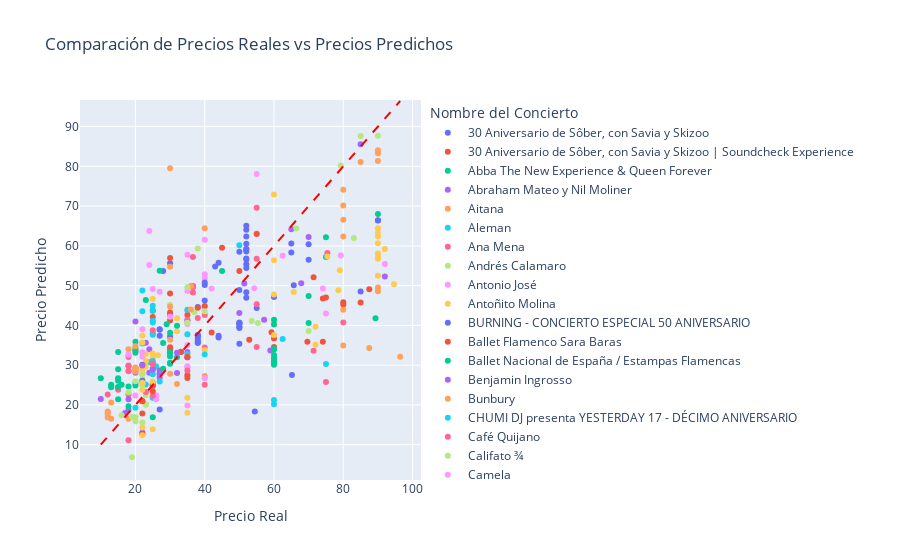

Notebook code cell kept with this figure:
### Markdown cell above
MODELO BASE CON ESTANDARIZACIÓN

### Code cell
# Medir el tiempo de ejecución de la validación cruzada
start_time = time.time()

# Ejecutar la validación cruzada
results = cross_validate(pipeline, X_train, y, cv=ps, scoring=scoring, return_train_score=True)

end_time = time.time()
execution_time = end_time - start_time
print("Tiempo de ejecución:", execution_time, "segundos")

resultados = crear_tabla_resultados(results)

# Cargar el modelo en MLFLOW
cargar_modelo_mlflow(pipeline, 'MAX_PRICE', 'BASE 2', resultados, execution_time)

# Mostrar las predicciones y los valores reales
plot_model_predictions(pipeline, X_train, y, data)
feature_importance(pipeline, X_train, y, 15)
resultados
